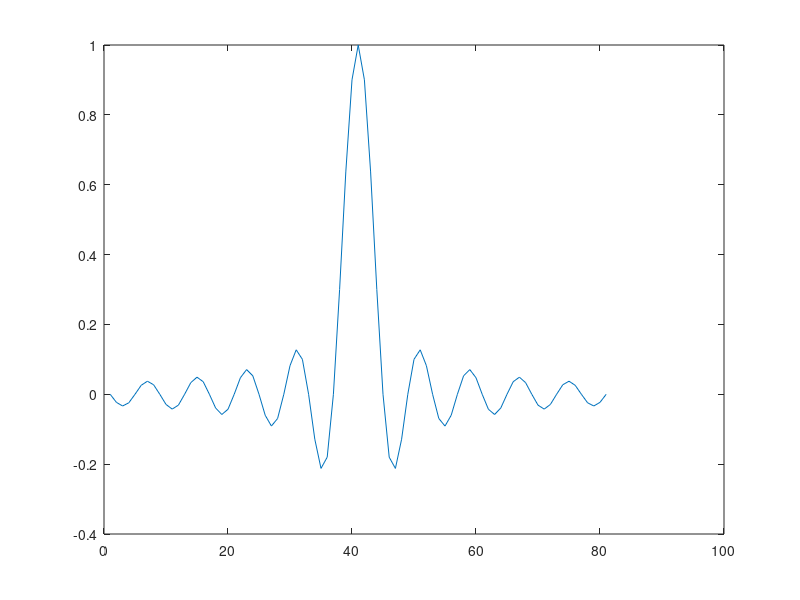
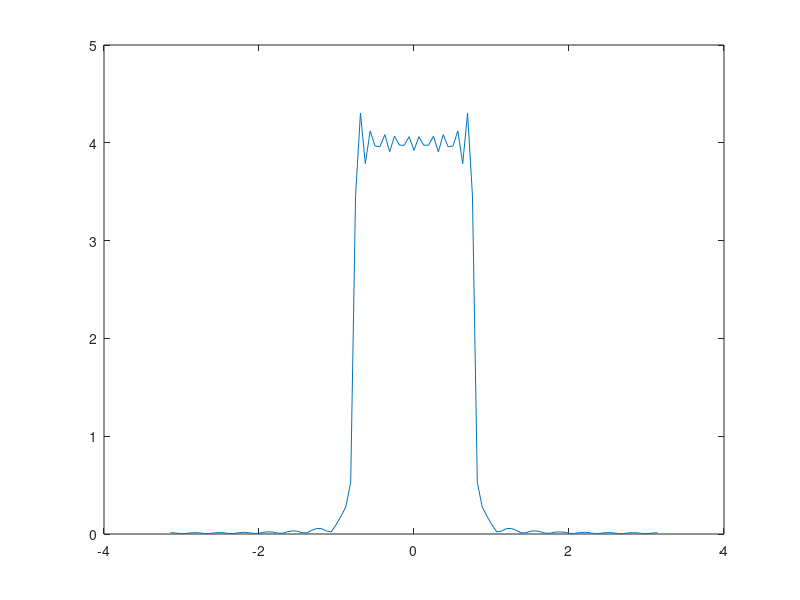
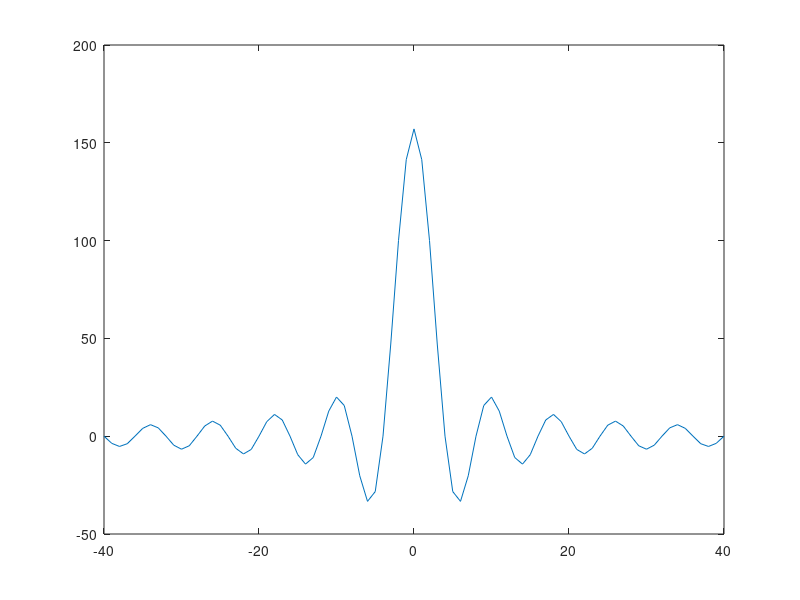

MATLAB code to generate these figures, in order:
clc
clear all
close all
fc=1/8;
n=-40:40;
x=sinc(2*fc*n);
plot(x)
M=101;
w=linspace(-pi,pi,M);
xw=zeros(1,length(w))
for i1=1:length(w)
    for i2=1:length(n)
    xw(i1)=xw(i1)+x(i2)*exp(-j*w(i1)*n(i2));
end
end
figure(2)
    plot(w,abs(xw))
    
%reconstructed signal
xn=zeros(1,length(n))
for i1=1:length(n)
    for i2=1:length(w)
        xn(i1)=xn(i1)+(1/2*pi)*xw(i2)*exp(j*w(i2)*n(i1));
    end
end
figure(3)
plot(n,xn)
    
